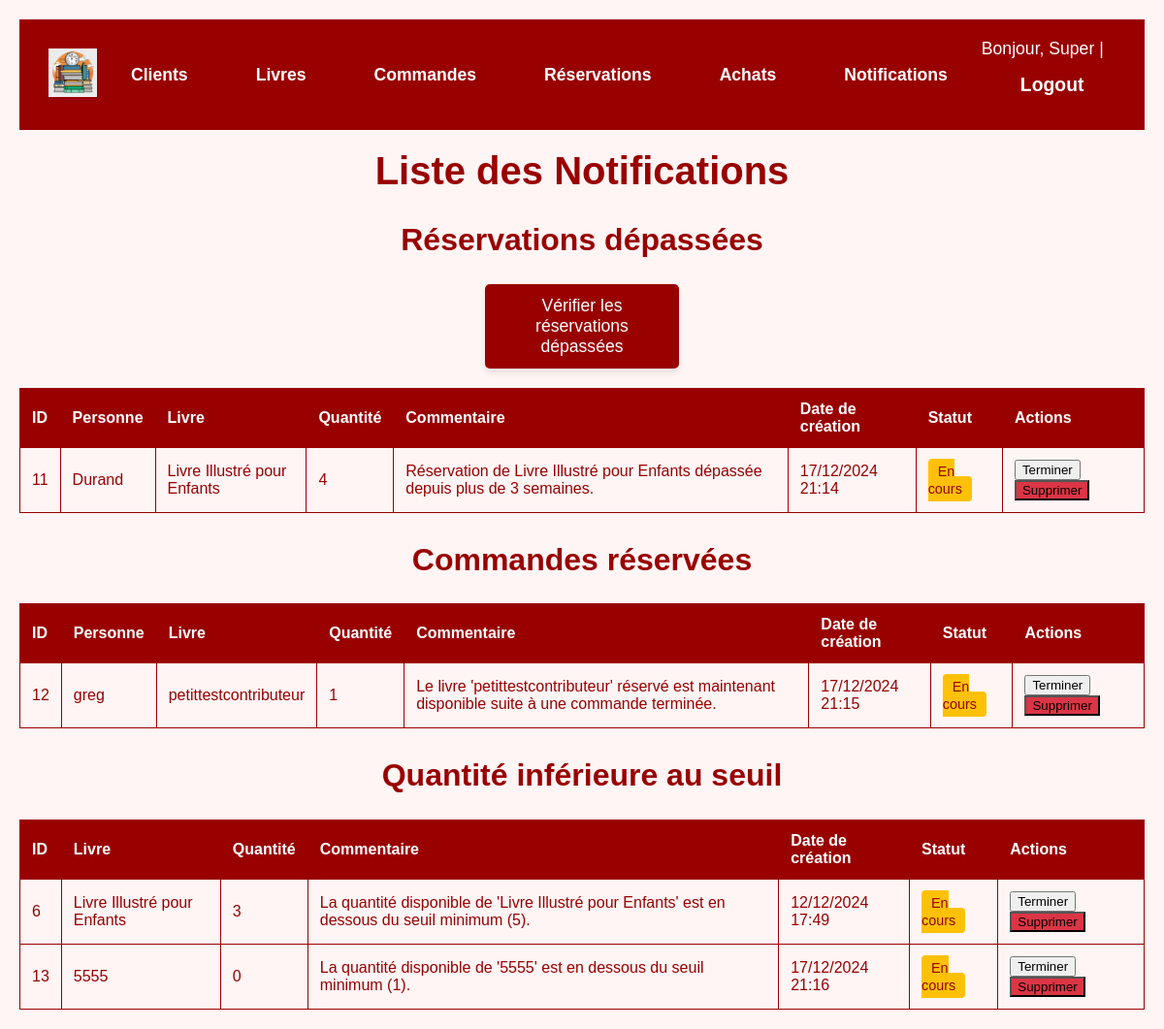
/notifications/ (signed in), run on an earlier commit of the app's database.
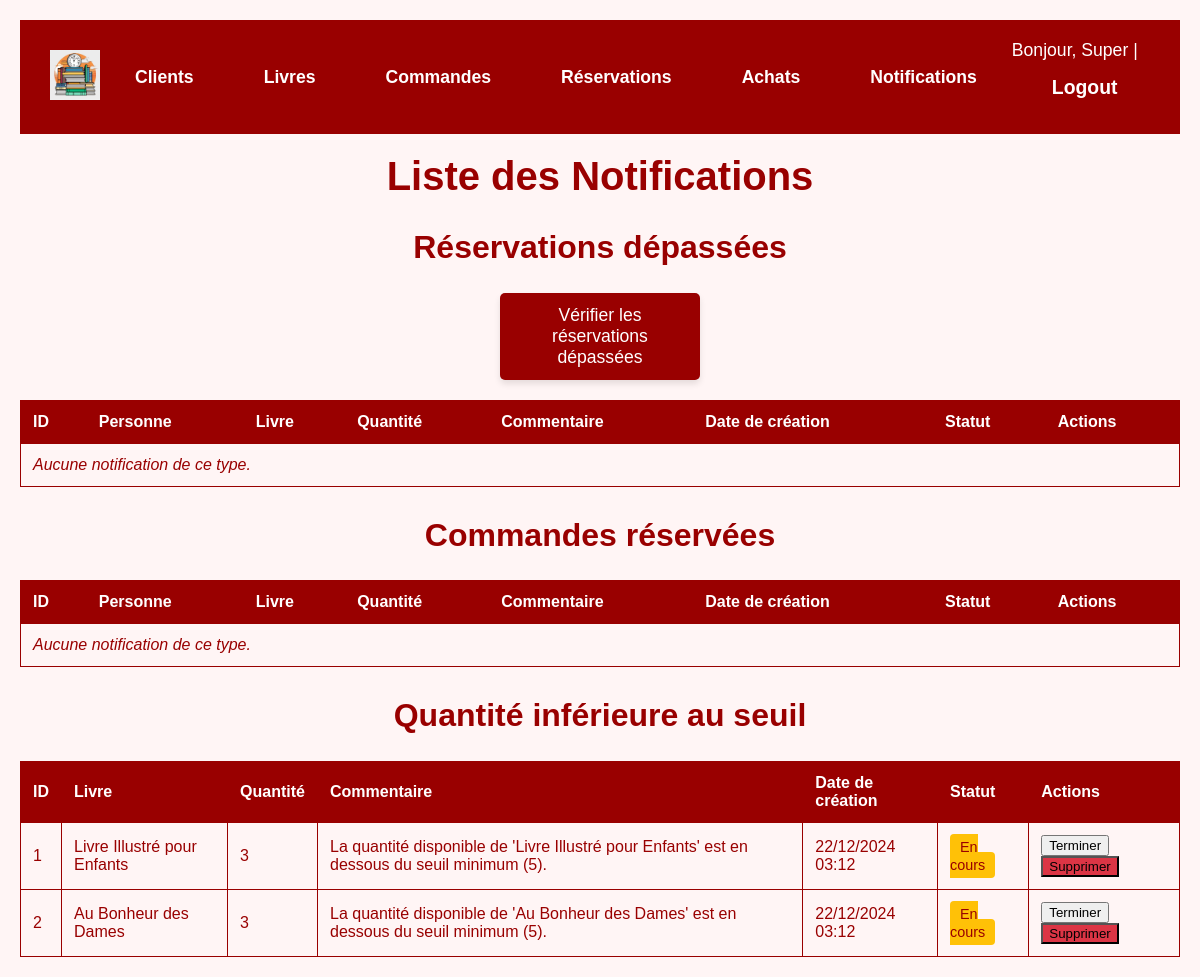
And on a later commit of the database.
### gui/models.py (models this page shows, shortened)
class Notifier(models.Model):
    TYPE_CHOICES = [
        ('commande', 'Commande'),
        ('reservation', 'Reservation'),
        ('quantite_min', 'Quantite min'),
    ]
    personne = models.ForeignKey(Personne, on_delete=models.CASCADE, null=True, blank=True)  # Autorise les valeurs NULL
    livre = models.ForeignKey(Livre, on_delete=models.CASCADE)
    quantite = models.IntegerField()
    type = models.CharField(max_length=50, choices=TYPE_CHOICES)
    commentaire = models.TextField()
    date_creation = models.DateTimeField(default=timezone.now)
    termine = models.BooleanField(default=False)
    class Meta:
        db_table = 'Notifier'

class Personne(AbstractBaseUser, PermissionsMixin):
    nom = models.CharField(max_length=100)
    prenom = models.CharField(max_length=100)
    date_naissance = models.DateField()
    telephone = models.CharField(max_length=15)
    email = models.EmailField(max_length=50, primary_key=True)  # Champ unique pour l'identification
    date_creation = models.DateField(auto_now_add=True)
    solde = models.DecimalField(max_digits=10, decimal_places=2)
    adresse = models.ForeignKey('Adresse', on_delete=models.CASCADE)
    role = models.ForeignKey('Role', on_delete=models.CASCADE)
    is_active = models.BooleanField(default=True)
    is_staff = models.BooleanField(default=False)
    is_superuser = models.BooleanField(default=False)
    objects = PersonneManager()
    USERNAME_FIELD = 'email'  # Utiliser l'email comme identifiant unique
    REQUIRED_FIELDS = ['nom', 'prenom']
    class Meta:
        db_table = 'Personne'
    from decimal import Decimal  # Import pour des calculs précis

class Livre(models.Model):
    isbn13 = models.CharField(max_length=13, primary_key=True)
    titre = models.CharField(max_length=255)
    type = models.CharField(max_length=50, blank=True, null=True)
    genre_litteraire = models.CharField(max_length=100,blank=True, null=True)
    sous_genre = models.CharField(max_length=100,blank=True, null=True)
    langue = models.CharField(max_length=50,blank=True, null=True)
    format = models.CharField(max_length=50,blank=True, null=True)
    nombre_pages = models.IntegerField(blank=True,null=True)
    dimensions = models.CharField(max_length=50,blank=True,null=True)
    date_parution = models.DateField(blank=True,null=True)
    localisation = models.CharField(max_length=100,blank=True,null=True)
    synopsis = models.TextField(blank=True,null=True)
    prix = models.DecimalField(max_digits=10, decimal_places=2, default=Decimal('0.00'))
    url_reference = models.URLField(blank=True, null=True)
    quantite_disponible = models.PositiveIntegerField()
    quantite_minimale = models.PositiveIntegerField(default=1)
    editeur = models.ForeignKey(Editeur, on_delete=models.CASCADE)
    contributeurs = models.ManyToManyField(Contributeur)
    class Meta:
        db_table = 'Livre'

### gui/views.py (the view)
# urls.py: path('notifications/', NotificationList.as_view(), name='notifications_list'),
class NotificationList(StaffRequiredMixin, TemplateView):
    model = Notifier
    template_name = 'gui/lister_notifications.html'
    def get_context_data(self, **kwargs):
        context = super().get_context_data(**kwargs)
        context['notifications_commande'] = Notifier.objects.filter(type='commande')
        context['notifications_quantite_min'] = Notifier.objects.filter(type='quantite_min')
        context['notifications_reservation'] = Notifier.objects.filter(type='reservation')
        return context

### gui/views.py (called while the page is built)
    def test_func(self):
        return self.request.user.is_staff

### templates/gui/lister_notifications.html (shortened to what the changed rows need)
<!DOCTYPE html>
<html lang="en">
<head>
</head>
<body>
<div class="container">
    <h1>Liste des Notifications</h1>
    <h2>Réservations dépassées</h2>
    <table>
        <thead>
            <tr>
                <th>ID</th>
                <th>Personne</th>
                <th>Livre</th>
                <th>Quantité</th>
                <th>Commentaire</th>
                <th>Date de création</th>
                <th>Statut</th>
                <th>Actions</th>
            </tr>
        </thead>
        <tbody>
            {% for notification in notifications_reservation %}
            <tr>
                <td>{{ notification.id }}</td>
                <td>{{ notification.personne.nom }}</td>
                <td>{{ notification.livre.titre }}</td>
                <td>{{ notification.quantite }}</td>
                <td>{{ notification.commentaire }}</td>
                <td>{{ notification.date_creation|date:"d/m/Y H:i" }}</td>
                <td>
                    {% if notification.termine %}
                        <span class="badge bg-success">Terminé</span>
                    {% else %}
                        <span class="badge bg-warning">En cours</span>
                    {% endif %}
                </td>
                <td>
                    <form method="post" action="{% url 'mark_notification_done' notification.id %}" style="display: inline;">
                        {% if not notification.termine %}
                            <button type="submit" class="button">Terminer</button>
                        {% endif %}
                    </form>
                    <form method="post" action="{% url 'delete_notification' notification.id %}" style="display: inline;">
                        <button type="submit" class="button btn-danger">Supprimer</button>
                    </form>
                </td>
            </tr>
            {% empty %}
            <tr class="empty-message">
                <td colspan="8">Aucune notification de ce type.</td>
            </tr>
            {% endfor %}
        </tbody>
    </table>
    <h2>Commandes réservées</h2>
    <table>
        <thead>
            <tr>
                <th>ID</th>
                <th>Personne</th>
                <th>Livre</th>
                <th>Quantité</th>
                <th>Commentaire</th>
                <th>Date de création</th>
                <th>Statut</th>
                <th>Actions</th>
            </tr>
        </thead>
        <tbody>
            {% for notification in notifications_commande %}
            <tr>
                <td>{{ notification.id }}</td>
                <td>{{ notification.personne.nom }}</td>
                <td>{{ notification.livre.titre }}</td>
                <td>{{ notification.quantite }}</td>
                <td>{{ notification.commentaire }}</td>
                <td>{{ notification.date_creation|date:"d/m/Y H:i" }}</td>
                <td>
                    {% if notification.termine %}
                        <span class="badge bg-success">Terminé</span>
                    {% else %}
                        <span class="badge bg-warning">En cours</span>
                    {% endif %}
                </td>
                <td>
                    <form method="post" action="{% url 'mark_notification_done' notification.id %}" style="display: inline;">
                        {% if not notification.termine %}
                            <button type="submit" class="button">Terminer</button>
                        {% endif %}
                    </form>
                    <form method="post" action="{% url 'delete_notification' notification.id %}" style="display: inline;">
                        <button type="submit" class="button btn-danger">Supprimer</button>
                    </form>
                </td>
            </tr>
            {% empty %}
            <tr class="empty-message">
                <td colspan="8">Aucune notification de ce type.</td>
            </tr>
            {% endfor %}
        </tbody>
    </table>
    <h2>Quantité inférieure au seuil</h2>
    <table>
        <thead>
            <tr>
                <th>ID</th>
                <th>Livre</th>
                <th>Quantité</th>
                <th>Commentaire</th>
                <th>Date de création</th>
                <th>Statut</th>
                <th>Actions</th>
            </tr>
        </thead>
        <tbody>
            {% for notification in notifications_quantite_min %}
            <tr>
                <td>{{ notification.id }}</td>
                <td>{{ notification.livre.titre }}</td>
                <td>{{ notification.quantite }}</td>
                <td>{{ notification.commentaire }}</td>
                <td>{{ notification.date_creation|date:"d/m/Y H:i" }}</td>
                <td>
                    {% if notification.termine %}
                        <span class="badge bg-success">Terminé</span>
                    {% else %}
                        <span class="badge bg-warning">En cours</span>
                    {% endif %}
                </td>
                <td>
                    <form method="post" action="{% url 'mark_notification_done' notification.id %}" style="display: inline;">
                        {% if not notification.termine %}
                            <button type="submit" class="button">Terminer</button>
                        {% endif %}
                    </form>
                    <form method="post" action="{% url 'delete_notification' notification.id %}" style="display: inline;">
                        <button type="submit" class="button btn-danger">Supprimer</button>
                    </form>
                </td>
            </tr>
            {% empty %}
            <tr class="empty-message">
                <td colspan="8">Aucune notification de ce type.</td>
            </tr>
            {% endfor %}
        </tbody>
    </table>
</div>
</body>
</html>

What changed in the data, as far as the page shows it:
removed Notifier: id "11", personne.nom "Durand", livre.titre "Livre Illustré pour Enfants", quantite "4", commentaire "Réservation de Livre Illustré pour Enfants dépassée depuis plus de 3 semaines.", date_creation "17/12/2024 21:14", termine "En cours", shown under "Réservations dépassées"
removed Notifier: id "12", personne.nom "greg", livre.titre "petittestcontributeur", quantite "1", commentaire "Le livre 'petittestcontributeur' réservé est maintenant disponible suite à une commande terminée.", date_creation "17/12/2024 21:15", termine "En cours", shown under "Commandes réservées"
removed Notifier: id "6", livre.titre "Livre Illustré pour Enfants", quantite "3", commentaire "La quantité disponible de 'Livre Illustré pour Enfants' est en dessous du seuil minimum (5).", date_creation "12/12/2024 17:49", termine "En cours", shown under "Quantité inférieure au seuil"
removed Notifier: id "13", livre.titre "5555", quantite "0", commentaire "La quantité disponible de '5555' est en dessous du seuil minimum (1).", date_creation "17/12/2024 21:16", termine "En cours", shown under "Quantité inférieure au seuil"
added Notifier: id "1", livre.titre "Livre Illustré pour Enfants", quantite "3", commentaire "La quantité disponible de 'Livre Illustré pour Enfants' est en dessous du seuil minimum (5).", date_creation "22/12/2024 03:12", termine "En cours", shown under "Quantité inférieure au seuil"
added Notifier: id "2", livre.titre "Au Bonheur des Dames", quantite "3", commentaire "La quantité disponible de 'Au Bonheur des Dames' est en dessous du seuil minimum (5).", date_creation "22/12/2024 03:12", termine "En cours", shown under "Quantité inférieure au seuil"
Also different on the page:
text now shown: "Aucune notification de ce type. Aucune notification de ce type."
